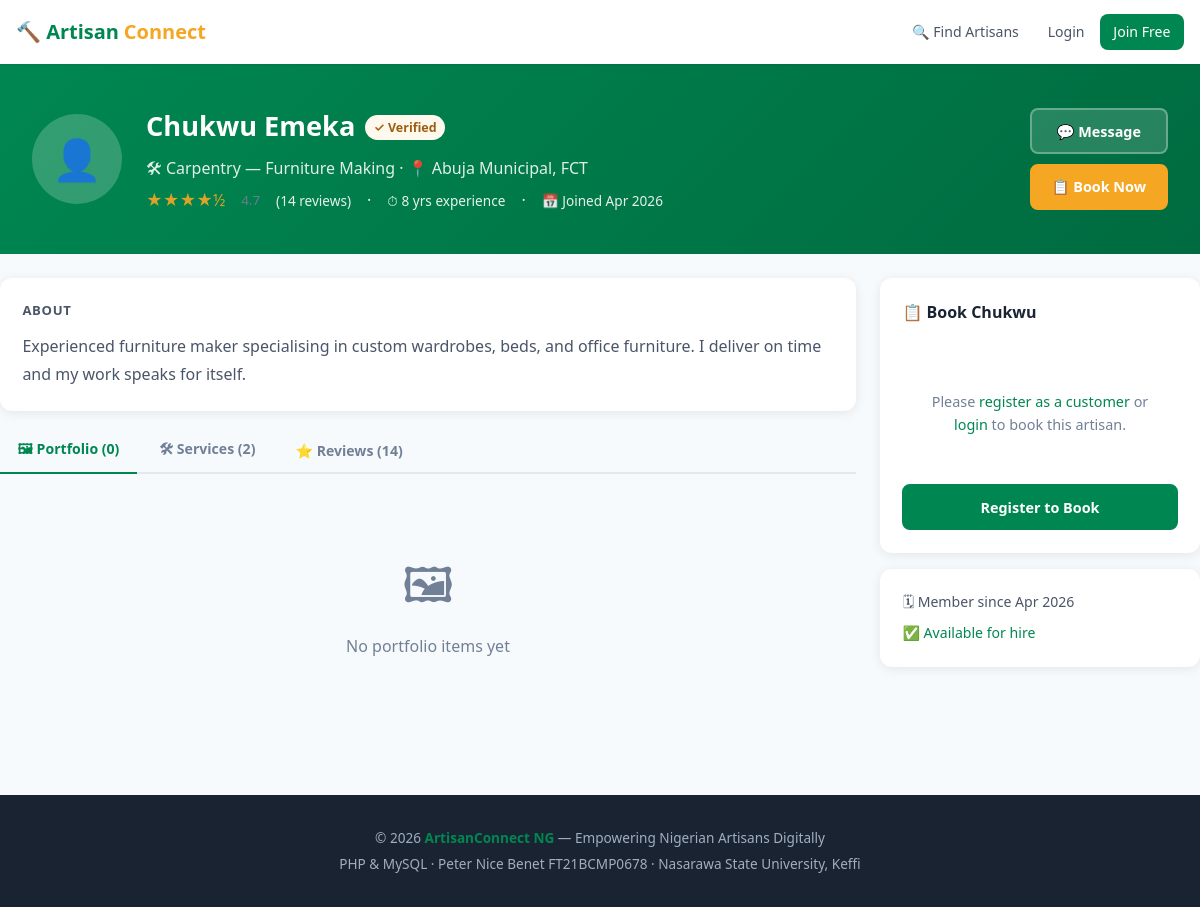
The page /profile.php?id=1 on the database its author committed.
### tables this page shows
CREATE TABLE artisan_profiles (
    profile_id INT UNSIGNED AUTO_INCREMENT PRIMARY KEY,
    user_id INT UNSIGNED NOT NULL UNIQUE,
    trade_category VARCHAR(100) NOT NULL,
    trade_subcategory VARCHAR(100),
    years_experience TINYINT UNSIGNED DEFAULT 0,
    bio TEXT,
    state_of_operation VARCHAR(100),
    lga_of_operation VARCHAR(100),
    is_available TINYINT(1) DEFAULT 1,
    average_rating DECIMAL(3,2) DEFAULT 0.00,
    total_reviews INT UNSIGNED DEFAULT 0,
    verification_status ENUM('unverified','pending','verified') DEFAULT 'unverified',
    created_at TIMESTAMP DEFAULT CURRENT_TIMESTAMP,
    FOREIGN KEY (user_id) REFERENCES users(user_id) ON DELETE CASCADE,
    INDEX idx_trade (trade_category),
    INDEX idx_state (state_of_operation),
    INDEX idx_rating (average_rating)
);

CREATE TABLE users (
    user_id INT UNSIGNED AUTO_INCREMENT PRIMARY KEY,
    email VARCHAR(255) NOT NULL UNIQUE,
    password_hash VARCHAR(255) NOT NULL,
    role ENUM('artisan','customer','admin') NOT NULL DEFAULT 'customer',
    first_name VARCHAR(100) NOT NULL,
    last_name VARCHAR(100) NOT NULL,
    phone VARCHAR(20),
    profile_picture VARCHAR(500) DEFAULT 'default.png',
    is_verified TINYINT(1) DEFAULT 0,
    created_at TIMESTAMP DEFAULT CURRENT_TIMESTAMP,
    updated_at TIMESTAMP DEFAULT CURRENT_TIMESTAMP ON UPDATE CURRENT_TIMESTAMP
);

### profile.php (the view, shortened to what this page needs)
<?php
require_once 'config.php';
$pid = (int)($_GET['id'] ?? 0);
$stmt = db()->prepare("
    SELECT a.*, u.first_name, u.last_name, u.email, u.phone, u.profile_picture, u.created_at AS joined
    FROM artisan_profiles a JOIN users u ON a.user_id=u.user_id
    WHERE a.profile_id=?
");
$stmt->execute([$pid]);
$a = $stmt->fetch();
$pf = db()->prepare("SELECT * FROM portfolio_items WHERE artisan_id=? ORDER BY display_order, created_at DESC");
$pf->execute([$pid]); $portfolio = $pf->fetchAll();
$sv = db()->prepare("SELECT * FROM services WHERE artisan_id=? AND is_active=1 ORDER BY created_at");
$sv->execute([$pid]); $services = $sv->fetchAll();
$fullName = $a['first_name'].' '.$a['last_name'];
$verified = $a['verification_status']==='verified';
?>
<div class="ph">
 <div class="ctr" style="display:flex;align-items:center;gap:1.5rem;flex-wrap:wrap">
  <?php if ($a['profile_picture']&&$a['profile_picture']!=='default.png'): ?>
  <img src="<?=e(imgUrl($a['profile_picture']))?>" alt="<?=e($fullName)?>" style="width:90px;height:90px;border-radius:50%;object-fit:cover;border:3px solid rgba(255,255,255,.4)">
  <?php else: ?>
  <div style="width:90px;height:90px;border-radius:50%;background:rgba(255,255,255,.2);display:flex;align-items:center;justify-content:center;font-size:2.5rem;flex-shrink:0">👤</div>
  <?php endif ?>
  <div style="flex:1">
   <div style="display:flex;align-items:center;gap:.6rem;flex-wrap:wrap;margin-bottom:.3rem">
    <h1 style="font-size:1.7rem;font-weight:800"><?=e($fullName)?></h1>
    <?php if($verified): ?><span class="b b-gold" style="font-size:.78rem">✓ Verified</span><?php else: ?><span class="b b-gr" style="font-size:.78rem">Unverified</span><?php endif ?>
   </div>
   <p style="opacity:.88;margin-bottom:.4rem">🛠 <?=e($a['trade_category'])?><?=$a['trade_subcategory']?' — '.e($a['trade_subcategory']):''; ?> · 📍 <?=e($a['lga_of_operation'])?>, <?=e($a['state_of_operation'])?></p>
   <div style="display:flex;align-items:center;gap:1rem;flex-wrap:wrap;opacity:.9">
    <?=stars((float)$a['average_rating'])?> <span style="font-size:.85rem">(<?=e($a['total_reviews'])?> review<?=$a['total_reviews']!=1?'s':''?>)</span>
    · <span style="font-size:.85rem">⏱ <?=$a['years_experience']?> yrs experience</span>
    · <span style="font-size:.85rem">📅 Joined <?=date('M Y',strtotime($a['joined']))?></span>
   </div>
  </div>
  <div style="display:flex;flex-direction:column;gap:.6rem">
   <?php if(isLoggedIn()&&uid()!==$a['user_id']): ?>
   <form method="post"><input type="hidden" name="_csrf" value="<?=csrf()?>"><input type="hidden" name="action" value="start_conv"><button class="btn" style="background:rgba(255,255,255,.15);color:#fff;border:2px solid rgba(255,255,255,.3)">💬 Message</button></form>
   <?php elseif(!isLoggedIn()): ?>
   <a href="auth.php?next=<?=urlencode("profile.php?id=$pid")?>" class="btn" style="background:rgba(255,255,255,.15);color:#fff;border:2px solid rgba(255,255,255,.3)">💬 Message</a>
   <?php endif ?>
   <?php if(!isLoggedIn()||isCustomer()): ?>
   <a href="#book" class="btn btn-g">📋 Book Now</a>
   <?php endif ?>
  </div>
 </div>
</div>
<div class="ctr sec" style="padding-top:1.5rem">
 <div style="display:grid;grid-template-columns:1fr 320px;gap:1.5rem;align-items:start">
  <div>
   <?php if($a['bio']): ?>
   <div class="card" style="margin-bottom:1.2rem">
    <h2 class="card-t" style="font-size:1rem;font-weight:700;color:var(--mid);margin-bottom:.7rem;text-transform:uppercase;font-size:.82rem;letter-spacing:.05em">ABOUT</h2>
    <p style="color:var(--mid);line-height:1.75"><?=nl2br(e($a['bio']))?></p>
   </div>
   <?php endif ?>
   <div class="tabs">
    <button class="tab on" onclick="sw('portfolio')">🖼 Portfolio (<?=count($portfolio)?>)</button>
    <button class="tab" onclick="sw('services')">🛠 Services (<?=count($services)?>)</button>
    <button class="tab" onclick="sw('reviews')">⭐ Reviews (<?=$a['total_reviews']?>)</button>
   </div>
   <div id="tp-portfolio" class="tp on">
    <?php if($portfolio): ?>
    <div class="pg">
     <?php foreach($portfolio as $i=>$p): ?>
     <div class="pi" onclick="showLb('<?=e(imgUrl($p['image_path']))?>','<?=e(addslashes($p['item_title']))?>')">
      <img src="<?=e(imgUrl($p['image_path']))?>" alt="<?=e($p['item_title'])?>" loading="lazy">
      <div class="pio"><?=e($p['item_title'])?></div>
     </div>
     <?php endforeach ?>
    </div>
    <?php else: ?><div class="es"><div class="ei">🖼</div><p>No portfolio items yet</p></div><?php endif ?>
   </div>
  </div>
  <div style="position:sticky;top:74px" id="book">
   <div class="card">
    <h2 style="font-size:1rem;font-weight:700;margin-bottom:1rem">📋 Book <?=e($a['first_name'])?></h2>
    <?php if(isCustomer()): ?>
    <form method="post">
     <input type="hidden" name="_csrf" value="<?=csrf()?>">
     <input type="hidden" name="action" value="book">
     <div class="fg">
      <label>Select Service (optional)</label>
      <select name="service_id" class="fc">
       <option value="">-- Custom / General Request --</option>
       <?php foreach($services as $sv): ?><option value="<?=$sv['service_id']?>"><?=e($sv['service_title'])?><?=$sv['base_price']?' — ₦'.number_format((float)$sv['base_price'],0):''?></option><?php endforeach ?>
      </select>
     </div>
     <div class="fg">
      <label>Describe the Work You Need *</label>
      <textarea name="booking_description" class="fc" rows="4" required placeholder="Describe what you need, materials, timeline, location…"></textarea>
     </div>
     <div class="fg">
      <label>Your Budget (₦) <small style="font-weight:400;color:var(--light)">optional</small></label>
      <input name="agreed_price" type="number" min="0" step="100" class="fc" placeholder="e.g. 25000">
     </div>
     <button class="btn btn-p btn-blk" type="submit">Send Booking Request</button>
    </form>
    <?php elseif(isArtisan()): ?>
    <div class="es"><p style="font-size:.9rem">Artisan accounts cannot book services. <a href="index.php">Browse other artisans.</a></p></div>
    <?php else: ?>
    <div class="es"><p style="font-size:.9rem">Please <a href="auth.php?tab=register">register as a customer</a> or <a href="auth.php">login</a> to book this artisan.</p></div>
    <a href="auth.php?tab=register" class="btn btn-p btn-blk">Register to Book</a>
    <?php endif ?>
   </div>
   <div class="card" style="margin-top:1rem;font-size:.88rem">
    <div style="display:flex;flex-direction:column;gap:.55rem;color:var(--mid)">
     <div>🗓 Member since <?=date('M Y',strtotime($a['joined']))?></div>
     <div><?=$a['is_available']?'<span style="color:var(--green)">✅ Available for hire</span>':'<span style="color:#e53e3e">❌ Not currently available</span>'?></div>
    </div>
   </div>
  </div>
 </div>
</div>

### config.php (style rules this page uses)
:root { --green:#008751;--green-dark:#006b40;--green-light:#e8f5f0; --gold:#f5a623;--gold-light:#fff8ed; --dark:#1a2332;--mid:#4a5568;--light:#718096; --border:#e2e8f0;--bg:#f7fafc;--white:#fff; --r:12px;--sh:0 2px 12px rgba(0,0,0,.08);--sh2:0 8px 30px rgba(0,0,0,.12); --font:"Segoe UI",system-ui,-apple-system,sans-serif }
*,*::before,*::after { box-sizing:border-box;margin:0;padding:0 }
body { font-family:var(--font);background:var(--bg);color:var(--dark);line-height:1.6 }
a { color:var(--green);text-decoration:none }
input,select,textarea,button { font-family:inherit;font-size:1rem }
.ctr { max-width:1200px;margin:0 auto;padding:0 1rem }
.sec { padding:2.5rem 0 }
.ph { background:linear-gradient(135deg,var(--green),var(--green-dark));color:#fff;padding:2.5rem 1rem }
.ph h1 { font-size:1.9rem;font-weight:800;margin-bottom:.25rem }
.ph p { opacity:.85 }
.btn { display:inline-flex;align-items:center;gap:.35rem;padding:.6rem 1.25rem;border-radius:8px;font-weight:600;font-size:.9rem;cursor:pointer;border:2px solid transparent;transition:.2s;text-align:center;justify-content:center }
.btn-p { background:var(--green);color:#fff;border-color:var(--green) }
.btn-g { background:var(--gold);color:#fff;border-color:var(--gold) }
.btn-blk { width:100% }
.card { background:var(--white);border-radius:var(--r);box-shadow:var(--sh);padding:1.4rem }
.b { display:inline-flex;align-items:center;gap:.2rem;padding:.15rem .55rem;border-radius:20px;font-size:.74rem;font-weight:600 }
.b-gold { background:var(--gold-light);color:#9a5f10 }
.tabs { display:flex;gap:.3rem;border-bottom:2px solid var(--border);margin-bottom:1.5rem;flex-wrap:wrap }
.tab { padding:.55rem 1.1rem;border:none;background:none;cursor:pointer;font-weight:600;font-size:.88rem;color:var(--light);border-bottom:2px solid transparent;margin-bottom:-2px;transition:.2s }
.tab.on,.tab:hover { color:var(--green);border-bottom-color:var(--green) }
.tp { display:none }
.tp.on { display:block }
.es { text-align:center;padding:3rem 1rem;color:var(--light) }
.es .ei { font-size:3rem;margin-bottom:.7rem }

### rows shown on the page
artisan_profiles: user.last_name "Chukwu Emeka", trade_category "Carpentry", trade_subcategory "Furniture Making", lga_of_operation "Abuja Municipal", state_of_operation "FCT", average_rating "★★★★½", total_reviews "14", years_experience "8", user.created_at "Apr 2026", bio "Experienced furniture maker specialising in custom wardrobes, beds, and office furniture. I deliver on time and my work speaks for itself.", user.first_name "Chukwu"

### other values the page prints
$r "4.7"
count($portfolio) "0"
count($services) "2"
